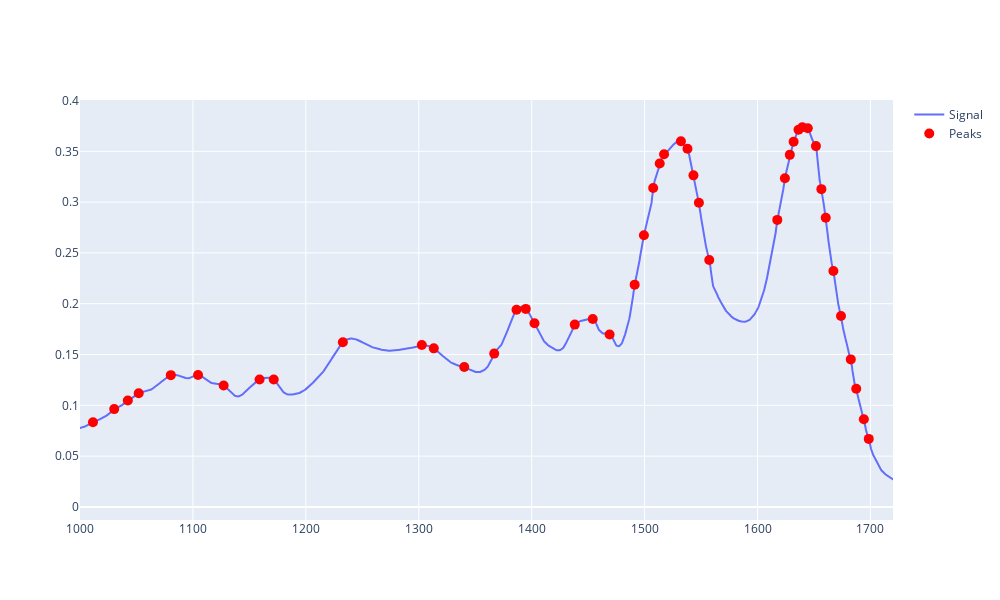

Source (notebook cell):
### Code cell
import plotly.graph_objs as go

x_values = X.columns.to_numpy()
y_values = X.mean().to_numpy()

peaks = np.concatenate([peaks_1000_1500, peaks_amides])
peaks = filter_points_by_distance(peaks, 3)

peaks_idx = [np.argmin(np.abs(x_values - peak)) for peak in peaks]
print("length: ", len(peaks))


# plt.plot(x_values, y_values)
# plt.scatter(x_values[peaks_idx], y_values[peaks_idx])
# plt.xlim([1000, 1720])


fig = go.Figure()

fig.add_trace(go.Scatter(x=x_values, y=y_values, mode='lines', name='Signal'))
fig.add_trace(go.Scatter(x=[x_values[i] for i in peaks_idx], y=[y_values[i] for i in peaks_idx], 
                         mode='markers', name='Peaks', marker=dict(color='red', size=10)))
fig.update_xaxes(range=[1000, 1720])

fig.update_layout(
    width=1000, 
    height=600
)
fig.show()

pd.Series(peaks).to_csv(f'~/data/peaks_{int(len(peaks))}.csv', index=False)
peaks

### Figure 1 — Plotly figure (JSON) as saved in the notebook; plotly's stock layout.template omitted (floating-point values rounded to 4 significant figures; data arrays with more than 128 entries replaced by an {"elided": "..."} marker saying what was removed)
{"data": [{"mode": "lines", "name": "Signal", "type": "scatter", "x": {"elided": "7467 float values"}, "y": {"elided": "7467 float values"}}, {"marker": {"color": "red", "size": 10}, "mode": "markers", "name": "Peaks", "type": "scatter", "x": [1011.0, 1030.0, 1042.0, 1052.0, 1080.0, 1105.0, 1127.0, 1159.0, 1172.0, 1233.0, 1303.0, 1313.0, 1340.0, 1367.0, 1387.0, 1395.0, 1402.0, 1438.0, 1454.0, 1469.0, 1491.0, 1499.0, 1508.0, 1513.0, 1517.0, 1532.0, 1538.0, 1543.0, 1548.0, 1557.0, 1618.0, 1624.0, 1629.0, 1632.0, 1636.0, 1640.0, 1645.0, 1652.0, 1657.0, 1660.0, 1667.0, 1674.0, 1683.0, 1687.0, 1694.0, 1699.0], "y": [0.08334, 0.09631, 0.1048, 0.1118, 0.1297, 0.1299, 0.1195, 0.1254, 0.1255, 0.1621, 0.1594, 0.1561, 0.1378, 0.1509, 0.194, 0.1949, 0.1808, 0.1795, 0.185, 0.1697, 0.2188, 0.2674, 0.3139, 0.338, 0.3472, 0.3599, 0.3525, 0.3263, 0.2993, 0.2431, 0.2825, 0.3235, 0.3465, 0.3594, 0.3713, 0.3737, 0.3727, 0.3551, 0.3128, 0.2846, 0.2322, 0.1879, 0.1452, 0.1163, 0.08632, 0.06698]}], "layout": {"height": 600, "width": 1000, "xaxis": {"range": [1000, 1720]}}}
